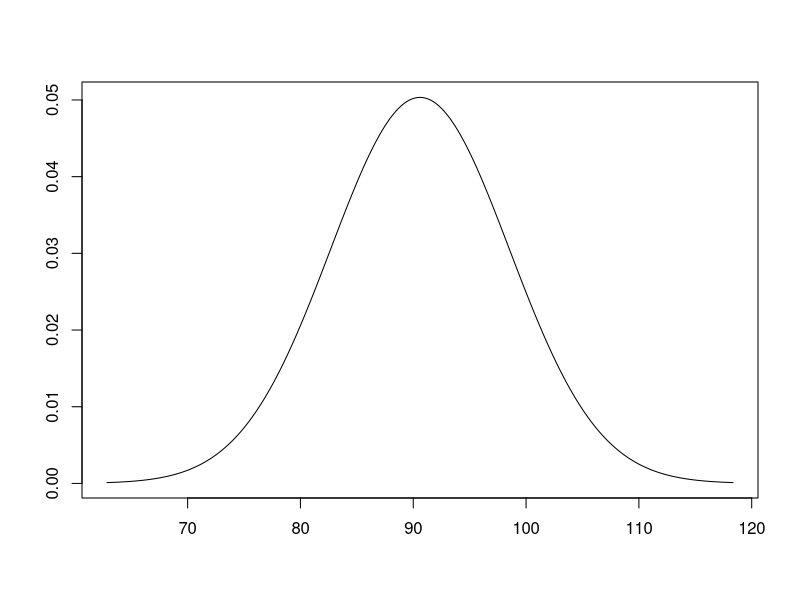
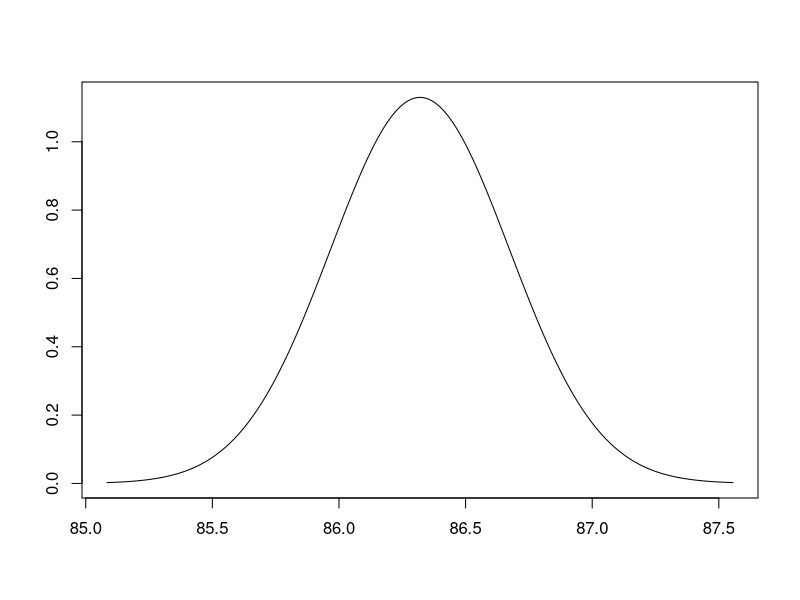

Here is the R script that generated these plots, in order:
A <- c(108.4, 73.7, 86.7, 69.6, 87, 81.5, 103.9, 460, 86, 84.7, 111.1, 83.3, 78.2, 83, 85.7, 97.6, 84.2, 81.5, 83.9, 85.8, 82, 92.5, 85.3, 86.4, 85.4, 80.3, 84.5, 87.4, 19.7, 83.4, 103.9, 82.8, 85.6, 81.2, 85.6, 82.3, 84.9, 90.6, 56.3, 83, 11.6, 121, 87.2, 85.4, 80.6, 84.1, 86.3, 66.7, 83, 85.1) 

B <- c(87.2, 82.6, 88.3, 86.6, 85.1, 80.7, 87, 85.6, 89.8, 89.8, 85.2, 85.6, 89.2, 89.8, 85.2, 84.5, 87.4, 88, 83.9, 86.1, 86.3, 82, 81.7, 87.3, 84.8, 91.2, 81.7, 87.7, 86.7, 82.4, 88.2, 86.4, 87.1, 84.6, 87.4, 89.2, 83, 83.2, 87, 85.5, 85.5, 85.6, 86.1, 89, 90.1, 84.5, 89.2, 87.5, 88.5, 89.0) 

# a. What is the (MLE) average yield for method A? 
mu.hatA <- mean(A) 
mu.hatA 


# b. What is the (MLE) average yield for method B? 
mu.hatB <- mean(B) 
mu.hatB 
# c. What is the (unbiased) standard deviation in the yields for method A? 
sd(A) 


# d. What is the (unbiased) standard deviation in the yields for method B? 
sd(B) 


# e. Report one unit of uncertainty in the average yield estimate for method A: 
seA <- sd(A)/sqrt(length(A)) 
seA 


# f. Report one unit of uncertainty in the average yield estimate for method B: 
seB <- sd(B)/sqrt(length(B)) 
seB 


# g. Which graph best represents the approximate sampling distribution of the mean yield with respect to the data for method A? 
Ax <- seq(from=mu.hatA - 3.5*seA, to=mu.hatA + 3.5*seA, length.out = 1000) 
pA <- dnorm(Ax, mean = mu.hatA, sd = seA) 
plot(Ax, pA, typ="l", xlab="", ylab="") 


# h. Which graph best represents the approximate sampling distribution of the mean yield with respect to the data for method B? 
Bx <- seq(from=mu.hatB - 3.5*seB, to=mu.hatB + 3.5*seB, length.out = 1000) 
pB <- dnorm(Bx, mean = mu.hatB, sd = seB) 
plot(Bx, pB, typ="l", xlab="", ylab="")